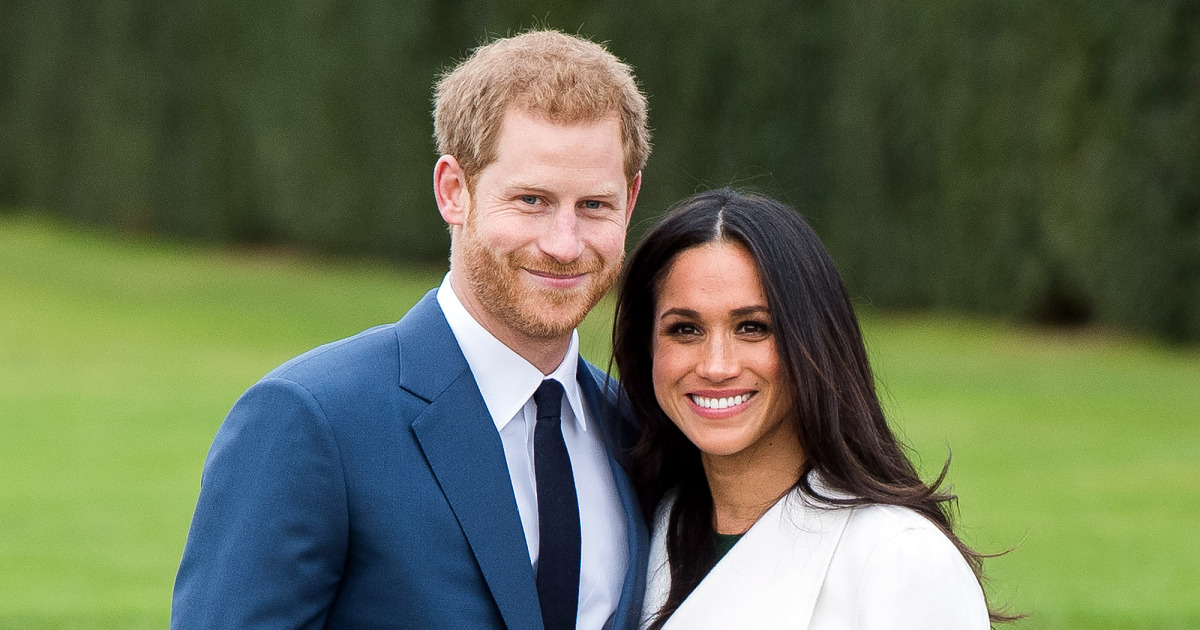
#> input picture simple-face_detection/prince.jpg, 1200 x 630 px
$ python simple-face_detection.py
#> lines starting #> are read from the running program, lines starting #| are printed output that depends on the picture; after the words box and inside, x2 and y2 are one past the last pixel; in counts of white or black regions, pixels touching at a corner belong together
def face_detection(path):
    """Detect faces and eyes in image"""
#> called with path = 'prince.jpg'

    import cv2 as cv

    face_cascade = cv.CascadeClassifier('haarcascades/haarcascade_frontalface_default.xml')
    eye_cascade = cv.CascadeClassifier('haarcascades/haarcascade_eye.xml')
    img = cv.imread(path)
#> img is the input picture: shape (630, 1200, 3); mean B, G, R 82.3, 109.7, 100.3
    gray = cv.cvtColor(img, cv.COLOR_BGR2GRAY)
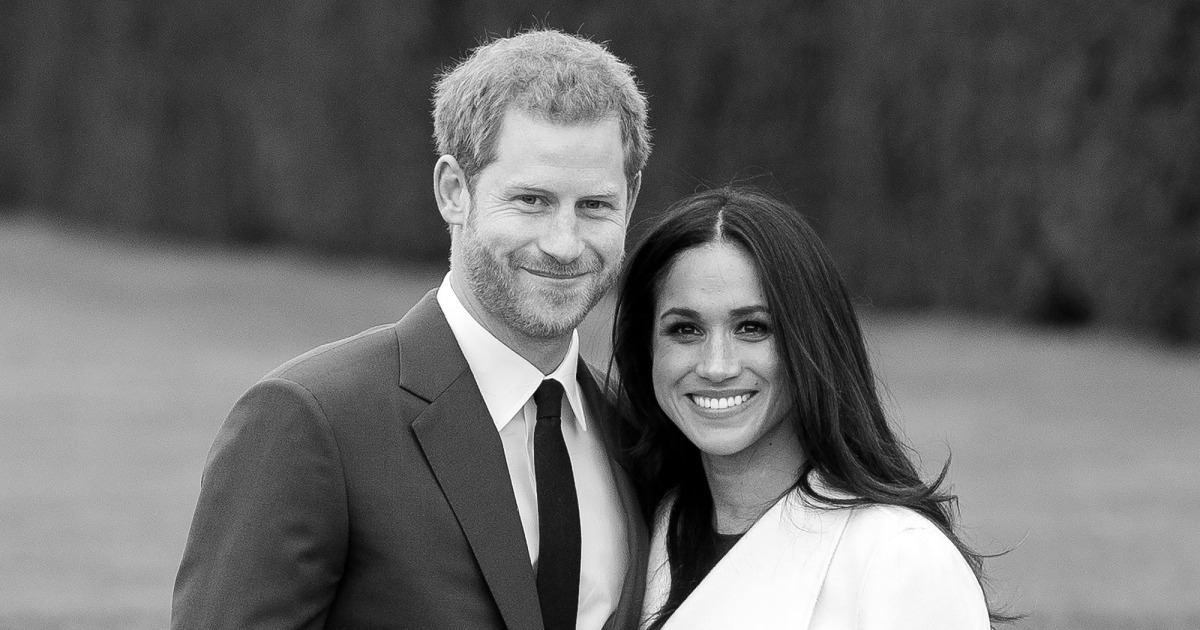
#> gray: shape (630, 1200); min 0, max 255, mean 103.8
    faces = face_cascade.detectMultiScale(gray, 1.3, 5)
#> faces = [[472, 135, 181, 181], [624, 261, 174, 174]]

    for (x, y, w, h) in faces:
        cv.rectangle(img, (x, y), (x + w, y + h), (255, 0, 0), 2)
        roi_gray = gray[y:y + h, x:x + w]
        roi_color = img[y:y + h, x:x + w]
        eyes = eye_cascade.detectMultiScale(roi_gray)
        for (ex, ey, ew, eh) in eyes:
            cv.rectangle(roi_color, (ex, ey), (ex + ew, ey + eh), (0, 255, 0), 2)
#> this loop made 2 passes
#> (x, y, w, h, eyes) on passes 1 to 2: (472, 135, 181, 181, [[29, 37, 57, 57], [96, 48, 46, 46]]), (624, 261, 174, 174, [[36, 46, 48, 48], [101, 44, 46, 46]])
#> pass 1, in face_detection, `roi_gray = gray[y:y + h, x:x + w]`:
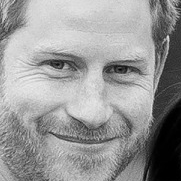
#> roi_gray: shape (181, 181); min 0, max 240, mean 151.5
#> pass 1, in face_detection, `roi_color = img[y:y + h, x:x + w]`:
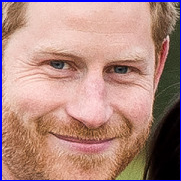
#> roi_color: shape (181, 181, 3); mean B, G, R 129.7, 136.9, 176.5
#> pass 2, in face_detection, `roi_gray = gray[y:y + h, x:x + w]`:
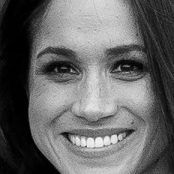
#> roi_gray: shape (174, 174); min 0, max 248, mean 101.6
#> pass 2, in face_detection, `roi_color = img[y:y + h, x:x + w]`:
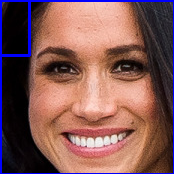
#> roi_color: shape (174, 174, 3); mean B, G, R 85.9, 88.5, 129.9
#> after the loop:
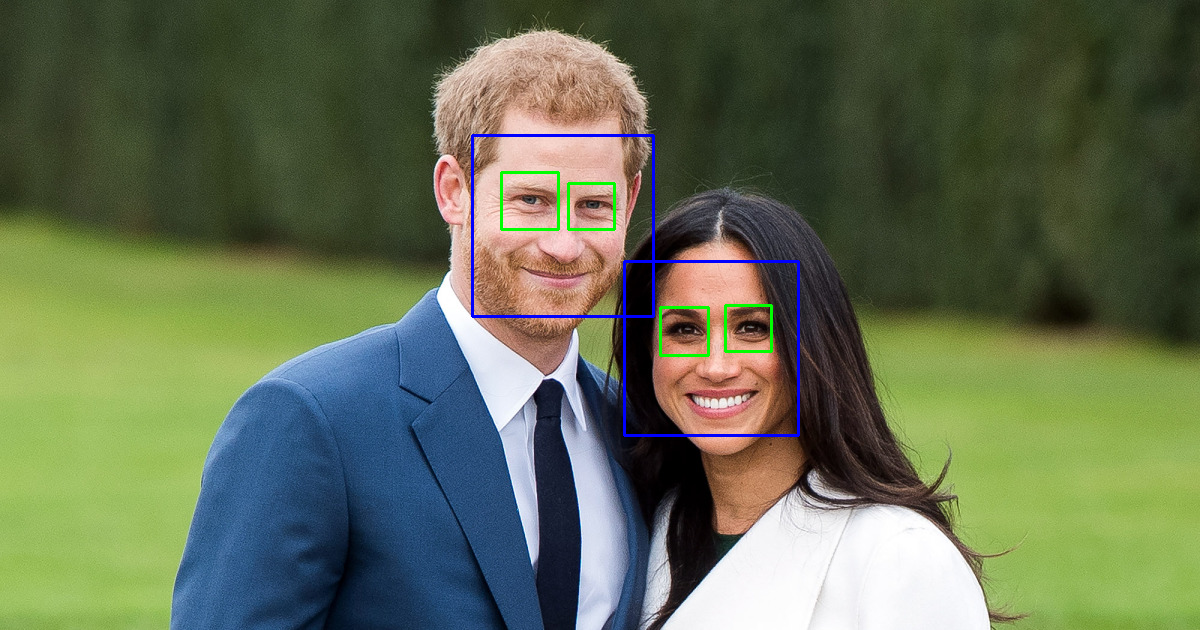
#> img: shape (630, 1200, 3); 0.87% of pixels changed, all inside (x1, y1, x2, y2) = (471, 134, 800, 437)
#> after the loop:
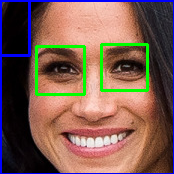
#> roi_color: shape (174, 174, 3); 3.7% of pixels changed, all inside (x1, y1, x2, y2) = (35, 43, 149, 96)

    cv.imshow('img', img)
    cv.waitKey(0)
    cv.destroyAllWindows()


img_path = 'prince.jpg'
face_detection(img_path)
